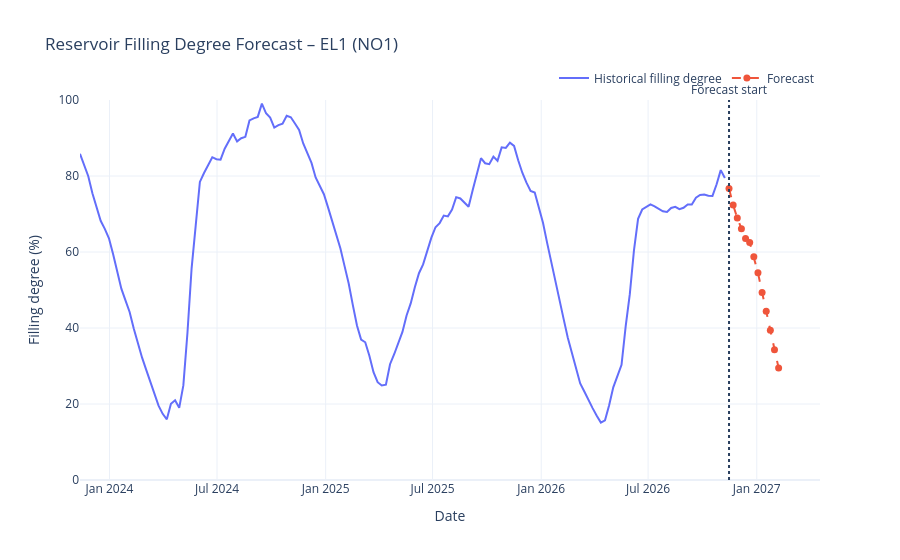

The notebook cell this image was saved under:
### Code cell
import plotly.graph_objects as go

# Select the same region as the forecast
historical_data = reservoirs[
    (reservoirs["area_type"] == "EL") &
    (reservoirs["area_number"] == 1)
].copy()

historical_data["date_id"] = pd.to_datetime(historical_data["date_id"])

historical_data = historical_data.sort_values("date_id")

# Keep the last 3 years
start_date = historical_data["date_id"].max() - pd.DateOffset(years=3)

historical_data = historical_data[
    historical_data["date_id"] >= start_date
]

# Create figure
fig = go.Figure()

# Historical data
fig.add_trace(go.Scatter(
    x=historical_data["date_id"],
    y=historical_data["filling_degree"] * 100,
    mode="lines",
    name="Historical filling degree",
    line=dict(width=2),
    hovertemplate="%{x|%d/%m/%Y}<br>Filling: %{y:.2f}%<extra></extra>"
))

# Forecast
fig.add_trace(go.Scatter(
    x=forecast["date_id"],
    y=forecast["predicted_filling_degree"] * 100,
    mode="lines+markers",
    name="Forecast",
    line=dict(dash="dash", width=2),
    marker=dict(size=7),
    hovertemplate="%{x|%d/%m/%Y}<br>Predicted filling: %{y:.2f}%<extra></extra>"
))

# Forecast starting point
fig.add_vline(
    x=forecast["date_id"].iloc[0],
    line_dash="dot",
    annotation_text="Forecast start",
    annotation_position="top"
)

# Layout
fig.update_layout(
    title="Reservoir Filling Degree Forecast – EL1 (NO1)",
    xaxis_title="Date",
    yaxis_title="Filling degree (%)",
    template="plotly_white",
    hovermode="x unified",
    legend=dict(
        orientation="h",
        yanchor="bottom",
        y=1.02,
        xanchor="right",
        x=1
    )
)

fig.update_yaxes(range=[0, 100])

fig.show()

### Figure 1 — Plotly figure (JSON) as saved in the notebook; plotly's stock layout.template omitted (floating-point values rounded to 4 significant figures; data arrays with more than 128 entries replaced by an {"elided": "..."} marker saying what was removed)
{"data": [{"hovertemplate": "%{x|%d/%m/%Y}<br>Filling: %{y:.2f}%<extra></extra>", "line": {"width": 2}, "mode": "lines", "name": "Historical filling degree", "type": "scatter", "x": {"elided": "157 str values"}, "y": {"elided": "157 float values"}}, {"hovertemplate": "%{x|%d/%m/%Y}<br>Predicted filling: %{y:.2f}%<extra></extra>", "line": {"dash": "dash", "width": 2}, "marker": {"size": 7}, "mode": "lines+markers", "name": "Forecast", "type": "scatter", "x": ["2026-11-15T00:00:00.000000", "2026-11-22T00:00:00.000000", "2026-11-29T00:00:00.000000", "2026-12-06T00:00:00.000000", "2026-12-13T00:00:00.000000", "2026-12-20T00:00:00.000000", "2026-12-27T00:00:00.000000", "2027-01-03T00:00:00.000000", "2027-01-10T00:00:00.000000", "2027-01-17T00:00:00.000000", "2027-01-24T00:00:00.000000", "2027-01-31T00:00:00.000000", "2027-02-07T00:00:00.000000"], "y": [76.69, 72.36, 68.92, 66.13, 63.52, 62.51, 58.74, 54.55, 49.35, 44.4, 39.4, 34.29, 29.45]}], "layout": {"annotations": [{"showarrow": false, "text": "Forecast start", "x": "2026-11-15T00:00:00", "xanchor": "center", "xref": "x", "y": 1, "yanchor": "bottom", "yref": "y domain"}], "hovermode": "x unified", "legend": {"orientation": "h", "x": 1, "xanchor": "right", "y": 1.02, "yanchor": "bottom"}, "shapes": [{"line": {"dash": "dot"}, "type": "line", "x0": "2026-11-15T00:00:00", "x1": "2026-11-15T00:00:00", "xref": "x", "y0": 0, "y1": 1, "yref": "y domain"}], "title": {"text": "Reservoir Filling Degree Forecast – EL1 (NO1)"}, "xaxis": {"title": {"text": "Date"}}, "yaxis": {"range": [0, 100], "title": {"text": "Filling degree (%)"}}}}
